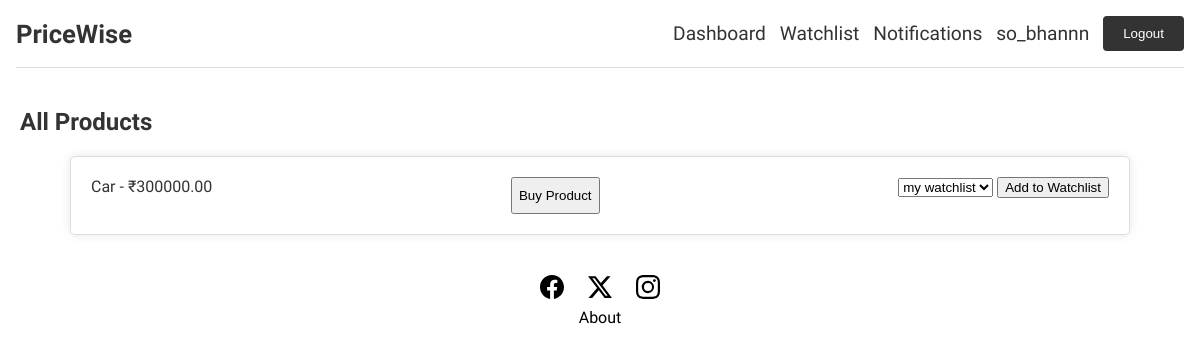
Page /products/all/ (signed in) on the committed database.
### authentication/models.py (models this page shows, shortened)
class User(AbstractBaseUser):
    email = models.EmailField(verbose_name='email address', max_length=255, unique=True)
    username = models.CharField(max_length=30, unique=True)
    is_active = models.BooleanField(default=True)
    is_admin = models.BooleanField(default=False)
    objects = UserManager()
    USERNAME_FIELD = 'email'
    REQUIRED_FIELDS = ['username']

### products/models.py (models this page shows, shortened)
class Product(models.Model):
    name = models.CharField(max_length=255)
    description = models.TextField()
    current_price = models.DecimalField(max_digits=10, decimal_places=2)
    lowest_price= models.DecimalField(default=0, max_digits=10, decimal_places=2)
    highest_price= models.DecimalField(default=0, max_digits=10, decimal_places=2)
    product_id = models.UUIDField(primary_key=True, default=uuid.uuid4, editable=False, unique=True)
    url = models.URLField()
    updated_at = models.DateTimeField(auto_now=True)

### products/views.py (the view)
# urls.py: path('all/', views.all_products, name='all_products'),
def all_products(request):
    products = Product.objects.all()
    watchlists=WatchList.objects.all()
    return render(request, 'products/all_products.html', {'products': products, 'watchlists':watchlists})

### templates/products/all_products.html (shortened to what this page needs)
{% extends "pricewise/home.html" %}
{% block content %}
    <h2>All Products</h2>
    {% for product in products %}
    <div>
        <li style="display:flex; justify-content:space-between; border: 1px solid #ddd; padding: 20px; margin: 20px 50px; border-radius: 5px; box-shadow: 0 0 10px rgba(0, 0, 0, 0.1);">
            <span onclick="location.href='{% url 'products:view_product' product.product_id %}'">{{ product.name }} - ₹{{ product.current_price }}</span>
            <button onclick="event.stopPropagation(); location.href='{{ product.url }}'">Buy Product</button>
            <form method="post" action="{% url 'watchlist:add_to_watchlist'  %}" style="display:inline;">
                <select name="watchlist_id">
                    {% for watchlist in watchlists %}
                        <option value="{{ watchlist.watchlist_id }}">{{ watchlist.name }}</option>
                    {% endfor %}
                </select>
                <button type="submit" onclick="event.stopPropagation();">Add to Watchlist</button>
            </form>
        </li>
    </div>
    {% endfor %}
{% endblock %}

### templates/pricewise/home.html (shortened to what this page needs)
<html>
<head>
    <link rel="stylesheet" href="https://cdnjs.cloudflare.com/ajax/libs/font-awesome/5.15.3/css/all.min.css">
</head>
<body>
    <nav>
        <a href="{% url "home" %}"><h3>PriceWise</h3></a>
            <ul class="nav-links">
                <li><a href="{% url "under_construction" %}"><p>Dashboard</p></a></li>
                <li><a href="{% url 'watchlist:all_watchlists' %}"><p>Watchlist</p></a></li>
                <li><a href="{% url "under_construction" %}"><p>Notifications</p></a></li>
            {% if user.is_authenticated %}
            <li><a href="{% url "under_construction" %}"><p>{{user.username}}</p></a></li>
            <li><button onclick="location.href='{% url "accounts:logout" %}'">Logout</button></li>
            {% else %}
            <li><button onclick="location.href='{% url "accounts:login" %}'">Login</button></li>
            {% endif %}
            </ul>
        </nav>
        <div class="container">
        {% block content %}{% endblock content %}
        </div>
        <footer>
            <a href="#"></a>
                <a href="#"><svg xmlns="http://www.w3.org/2000/svg" width="1.5em" height="1.5em" fill="currentColor" class="bi bi-twitter-x" viewBox="0 0 16 16">
                    <path d="M12.6.75h2.454l-5.36 6.142L16 15.25h-4.937l-3.867-5.07-4.425 5.07H.316l5.733-6.57L0 .75h5.063l3.495 4.633L12.601.75Zm-.86 13.028h1.36L4.323 2.145H2.865z"/>
                  </svg></i></a>
                <a href="#"></i></a>
            <p>
                <a href="#">About</a>
            </p>
        </footer>
</body>
</html>

### rows in the picture
User: username "so_bhannn"
Product: name "Car", current_price "300000.00"

### other values in the picture
form field watchlist_id "my watchlist"
